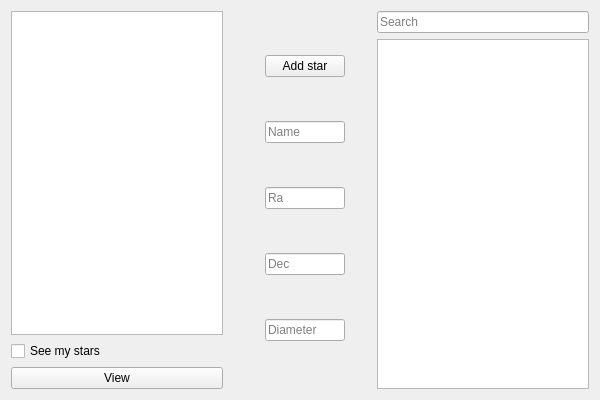
<?xml version="1.0" encoding="UTF-8"?>
<ui version="4.0">
 <class>GUIClass</class>
 <widget class="QWidget" name="GUIClass">
  <property name="geometry">
   <rect>
    <x>0</x>
    <y>0</y>
    <width>600</width>
    <height>400</height>
   </rect>
  </property>
  <property name="windowTitle">
   <string>GUI</string>
  </property>
  <layout class="QHBoxLayout" name="horizontalLayout">
   <item>
    <layout class="QVBoxLayout" name="verticalLayout_2">
     <property name="rightMargin">
      <number>36</number>
     </property>
     <item>
      <widget class="QTableView" name="stars_table_view"/>
     </item>
     <item>
      <widget class="QCheckBox" name="filter_check_box">
       <property name="text">
        <string>See my stars</string>
       </property>
      </widget>
     </item>
     <item>
      <widget class="QPushButton" name="view_push_button">
       <property name="text">
        <string>View</string>
       </property>
      </widget>
     </item>
    </layout>
   </item>
   <item>
    <layout class="QVBoxLayout" name="verticalLayout">
     <property name="spacing">
      <number>0</number>
     </property>
     <property name="leftMargin">
      <number>0</number>
     </property>
     <property name="rightMargin">
      <number>26</number>
     </property>
     <property name="bottomMargin">
      <number>0</number>
     </property>
     <item>
      <widget class="QPushButton" name="add_push_button">
       <property name="text">
        <string>Add star</string>
       </property>
      </widget>
     </item>
     <item>
      <widget class="QLineEdit" name="name_line_edit">
       <property name="placeholderText">
        <string>Name</string>
       </property>
      </widget>
     </item>
     <item>
      <widget class="QLineEdit" name="Ra_line_edit">
       <property name="placeholderText">
        <string>Ra</string>
       </property>
      </widget>
     </item>
     <item>
      <widget class="QLineEdit" name="Dec_line_edit">
       <property name="placeholderText">
        <string>Dec</string>
       </property>
      </widget>
     </item>
     <item>
      <widget class="QLineEdit" name="diameter_line_edit">
       <property name="placeholderText">
        <string>Diameter</string>
       </property>
      </widget>
     </item>
    </layout>
   </item>
   <item>
    <layout class="QVBoxLayout" name="verticalLayout_3">
     <item>
      <widget class="QLineEdit" name="search_line_edit">
       <property name="placeholderText">
        <string>Search</string>
       </property>
      </widget>
     </item>
     <item>
      <widget class="QListWidget" name="searched_list_widget"/>
     </item>
    </layout>
   </item>
  </layout>
 </widget>
 <layoutdefault spacing="6" margin="11"/>
 <resources/>
 <connections/>
</ui>
